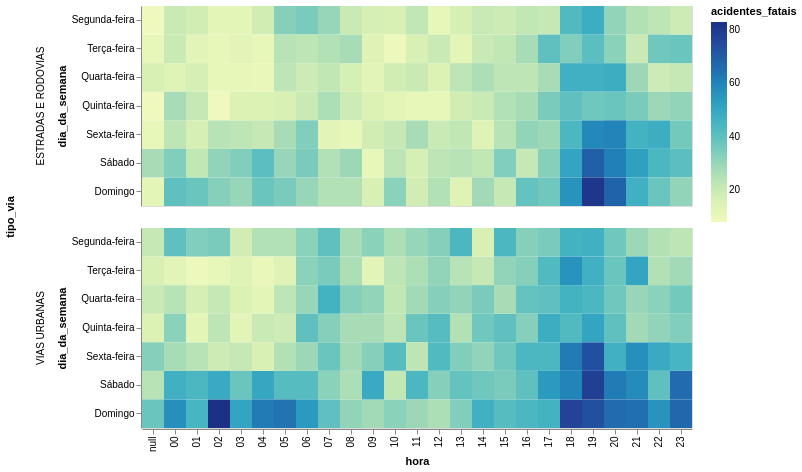

The notebook cell saved with this chart:
### Code cell
sinistros.filter(pl.col('tipo_via') != 'NAO DISPONIVEL') \
    .filter(pl.col('acidente_fatal') == 'SIM') \
    .group_by('dia_da_semana', 'hora', 'tipo_via').agg(pl.len().alias('acidentes_fatais')) \
    .with_columns(pl.col('hora').cast(pl.String).str.zfill(2)) \
    .plot.rect(x='hora', color='acidentes_fatais', y=alt.Y(**get_col_order('dia_da_semana')), row='tipo_via').properties(height=200, width=550)

### Figure 1 — Vega-Lite specification as saved in the notebook (floating-point values rounded to 4 significant figures; data arrays with more than 128 entries replaced by an {"elided": "..."} marker saying what was removed)
{"config": {"view": {"continuousWidth": 300, "continuousHeight": 300}}, "data": {"name": "data-029d1fe0f6185f99de9bf63151708375"}, "mark": {"type": "rect", "tooltip": true}, "encoding": {"color": {"field": "acidentes_fatais", "type": "quantitative"}, "row": {"field": "tipo_via", "type": "nominal"}, "x": {"field": "hora", "type": "nominal"}, "y": {"field": "dia_da_semana", "sort": ["Segunda-feira", "Terça-feira", "Quarta-feira", "Quinta-feira", "Sexta-feira", "Sábado", "Domingo"]}}, "height": 200, "params": [{"name": "param_1e9efca18e7a2868", "select": {"type": "interval", "encodings": ["x", "y"]}, "bind": "scales"}], "width": 550, "$schema": "https://vega.github.io/schema/vega-lite/v6.4.1.json", "datasets": {"data-029d1fe0f6185f99de9bf63151708375": {"elided": "350 records"}}}
